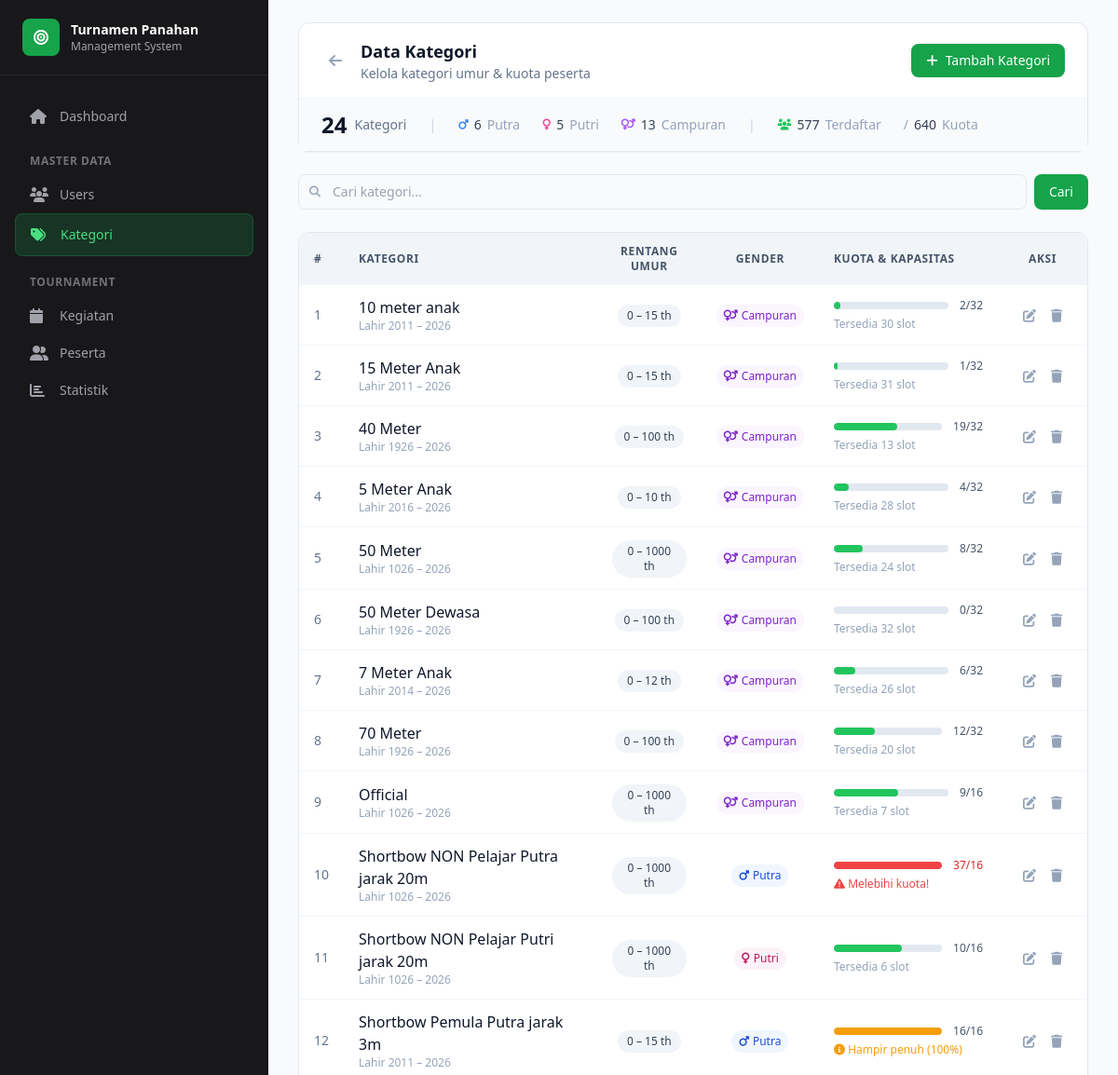
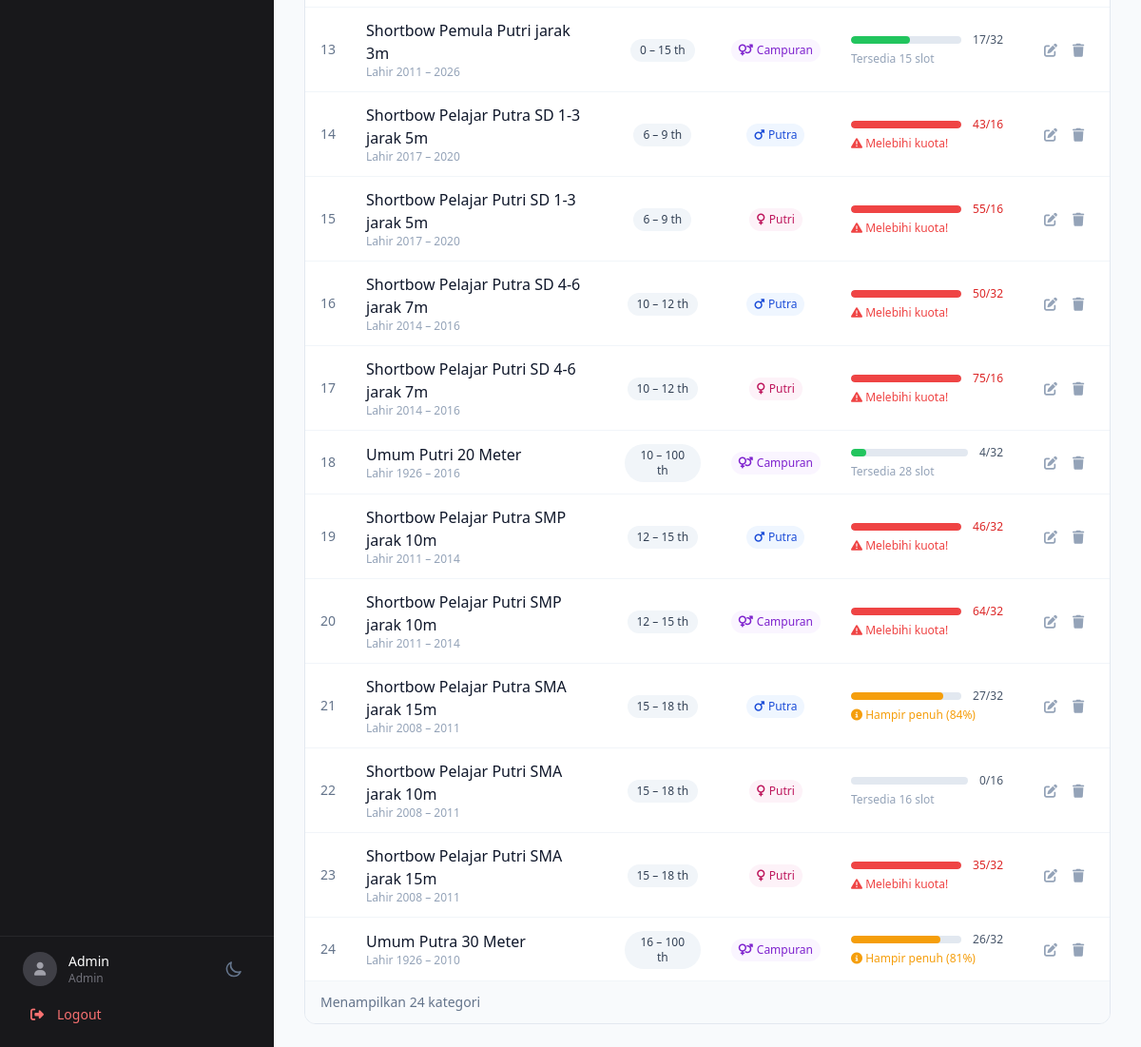
The app's page /views/categori.view.php (signed in) with its own data (2 pictures, top to bottom).
### tables this page shows
CREATE TABLE `categories` (
  `id` int(11) NOT NULL,
  `name` varchar(50) NOT NULL,
  `min_age` int(11) NOT NULL,
  `max_age` int(11) NOT NULL,
  `gender` enum('Laki-laki','Perempuan','Campuran') DEFAULT 'Campuran',
  `max_participants` int(11) DEFAULT 32,
  `status` enum('active','inactive') DEFAULT 'active',
  `created_at` timestamp NULL DEFAULT current_timestamp(),
  `updated_at` timestamp NULL DEFAULT current_timestamp() ON UPDATE current_timestamp()
);

### views/categori.view.php (the view, shortened to what the rows shown need)
<?php
include '../config/panggil.php';
include '../includes/theme.php';
$search = isset($_GET['q']) ? $_GET['q'] : '';
$sql = "SELECT c.*,
        COALESCE((SELECT COUNT(*) FROM peserta p WHERE p.category_id = c.id), 0) as registered_count
        FROM categories c";
if (!empty($search)) {
    $stmt = $conn->prepare($sql . " WHERE c.name LIKE ? OR c.min_age LIKE ? OR c.max_age LIKE ? ORDER BY c.min_age ASC, c.name ASC");
    $searchLike = "%$search%";
    $stmt->bind_param("sss", $searchLike, $searchLike, $searchLike);
    $stmt->execute();
    $result = $stmt->get_result();
} else {
    $result = $conn->query($sql . " ORDER BY c.min_age ASC, c.name ASC");
}
?>
<!DOCTYPE html>
<html lang="id" class="h-full">
<head>
    <script src="https://cdn.tailwindcss.com"></script>
    <link rel="stylesheet" href="https://cdnjs.cloudflare.com/ajax/libs/font-awesome/6.4.0/css/all.min.css">
</head>
<body class="h-full bg-slate-50 dark:bg-zinc-950 transition-colors">
    <div class="flex h-full">
        <aside class="hidden lg:flex lg:flex-col w-72 bg-zinc-900 text-white">
            <div class="flex items-center gap-3 px-6 py-5 border-b border-zinc-800">
                <div>
                    <h1 class="font-semibold text-sm">Turnamen Panahan</h1>
                </div>
            </div>
        </aside>
        <main class="flex-1 overflow-auto">
            <div class="px-6 lg:px-8 py-6">
                <div class="bg-white dark:bg-zinc-900 rounded-xl border border-slate-200 dark:border-zinc-800 shadow-sm mb-6">
                    <div class="px-6 py-4 border-b border-slate-100 dark:border-zinc-800">
                        <div class="flex flex-col sm:flex-row sm:items-center sm:justify-between gap-4">
                            <div class="flex items-center gap-3">
                                <div>
                                    <h1 class="text-lg font-semibold text-slate-900 dark:text-white">Data Kategori</h1>
                                </div>
                            </div>
                        </div>
                    </div>
                </div>
                <div class="bg-white dark:bg-zinc-900 rounded-xl border border-slate-200 dark:border-zinc-800 overflow-hidden">
                    <div class="overflow-x-auto custom-scrollbar">
                        <table class="w-full">
                            <thead class="bg-slate-100 dark:bg-zinc-800 sticky top-0 z-10">
                                <tr>
                                    <th class="px-4 py-3 text-left text-xs font-semibold text-slate-600 dark:text-zinc-400 uppercase tracking-wider w-12">#</th>
                                    <th class="px-4 py-3 text-left text-xs font-semibold text-slate-600 dark:text-zinc-400 uppercase tracking-wider">Kategori</th>
                                    <th class="px-4 py-3 text-center text-xs font-semibold text-slate-600 dark:text-zinc-400 uppercase tracking-wider w-28">Rentang Umur</th>
                                    <th class="px-4 py-3 text-center text-xs font-semibold text-slate-600 dark:text-zinc-400 uppercase tracking-wider w-24">Gender</th>
                                    <th class="px-4 py-3 text-left text-xs font-semibold text-slate-600 dark:text-zinc-400 uppercase tracking-wider w-48">Kuota & Kapasitas</th>
                                    <th class="px-4 py-3 text-center text-xs font-semibold text-slate-600 dark:text-zinc-400 uppercase tracking-wider w-24">Aksi</th>
                                </tr>
                            </thead>
                            <tbody class="divide-y divide-slate-100 dark:divide-zinc-800">
                                <?php
                                if ($result->num_rows > 0):
                                    $no = 1;
                                    while ($row = $result->fetch_assoc()):
                                        $quota = (int)($row['max_participants'] ?? 0);
                                        $registered = (int)($row['registered_count'] ?? 0);
                                        $percentage = $quota > 0 ? min(100, round(($registered / $quota) * 100)) : 0;
                                        $isOverCapacity = $quota > 0 && $registered > $quota;
                                        $gender = $row['gender'] ?? 'Campuran';
                                ?>
                                <tr class="hover:bg-slate-50 dark:hover:bg-zinc-800 transition-colors">
                                    <td class="px-4 py-3 text-sm text-slate-500 dark:text-zinc-400"><?= $no++; ?></td>
                                    <td class="px-4 py-3">
                                        <p class="font-medium text-slate-900 dark:text-white"><?= htmlspecialchars($row['name']); ?></p>
                                        <p class="text-xs text-slate-400 dark:text-zinc-500">Lahir <?= date("Y") - $row['max_age']; ?> – <?= date("Y") - $row['min_age']; ?></p>
                                    </td>
                                    <td class="px-4 py-3 text-center">
                                        <span class="inline-flex items-center px-2.5 py-1 rounded-full text-xs font-medium bg-slate-100 dark:bg-zinc-700 text-slate-700 dark:text-zinc-300">
                                            <?= $row['min_age']; ?> – <?= $row['max_age']; ?> th
                                        </span>
                                    </td>
                                    <td class="px-4 py-3 text-center">
                                        <?php if ($gender === 'Laki-laki'): ?>
                                            <span class="inline-flex items-center gap-1 px-2 py-1 rounded-full text-xs font-medium bg-blue-50 dark:bg-blue-900/30 text-blue-700 dark:text-blue-400">
                                                <i class="fas fa-mars"></i> Putra
                                            </span>
                                        <?php elseif ($gender === 'Perempuan'): ?>
                                            <span class="inline-flex items-center gap-1 px-2 py-1 rounded-full text-xs font-medium bg-pink-50 dark:bg-pink-900/30 text-pink-700 dark:text-pink-400">
                                                <i class="fas fa-venus"></i> Putri
                                            </span>
                                        <?php else: ?>
                                            <span class="inline-flex items-center gap-1 px-2 py-1 rounded-full text-xs font-medium bg-purple-50 dark:bg-purple-900/30 text-purple-700 dark:text-purple-400">
                                                <i class="fas fa-venus-mars"></i> Campuran
                                            </span>
                                        <?php endif; ?>
                                    </td>
                                    <td class="px-4 py-3">
                                        <?php if ($quota > 0): ?>
                                            <div class="flex items-center gap-3">
                                                <div class="flex-1">
                                                    <div class="h-2 bg-slate-200 dark:bg-zinc-700 rounded-full overflow-hidden">
                                                        <div class="h-full rounded-full transition-all duration-300 <?= $isOverCapacity ? 'bg-red-500' : ($percentage >= 80 ? 'bg-amber-500' : 'bg-archery-500') ?>"
                                                             style="width: <?= min(100, $percentage) ?>%"></div>
                                                    </div>
                                                </div>
                                                <span class="text-xs font-medium <?= $isOverCapacity ? 'text-red-600 dark:text-red-400' : 'text-slate-600 dark:text-zinc-400' ?> whitespace-nowrap">
                                                    <?= $registered ?>/<?= $quota ?>
                                                </span>
                                            </div>
                                            <p class="text-xs <?= $isOverCapacity ? 'text-red-500 dark:text-red-400' : ($percentage >= 80 ? 'text-amber-500 dark:text-amber-400' : 'text-slate-400 dark:text-zinc-500') ?> mt-1">
                                                <?php if ($isOverCapacity): ?>
                                                    <i class="fas fa-exclamation-triangle"></i> Melebihi kuota!
                                                <?php elseif ($percentage >= 80): ?>
                                                    <i class="fas fa-info-circle"></i> Hampir penuh (<?= $percentage ?>%)
                                                <?php else: ?>
                                                    Tersedia <?= $quota - $registered ?> slot
                                                <?php endif; ?>
                                            </p>
                                        <?php endif; ?>
                                    </td>
                                    <td class="px-4 py-3">
                                        <div class="flex items-center justify-center gap-1">
                                            <button onclick="editData(<?= $row['id'] ?>, '<?= addslashes($row['name']) ?>', <?= $row['min_age'] ?>, <?= $row['max_age'] ?>, '<?= addslashes($gender) ?>', <?= $quota ?>)"
                                                    class="p-1.5 rounded-lg text-slate-400 dark:text-zinc-500 hover:text-amber-600 dark:hover:text-amber-400 hover:bg-amber-50 dark:hover:bg-amber-900/30 transition-colors" title="Edit">
                                                <i class="fas fa-edit text-sm"></i>
                                            </button>
                                            <button onclick="deleteData(<?= $row['id'] ?>, '<?= addslashes($row['name']) ?>')"
                                                    class="p-1.5 rounded-lg text-slate-400 dark:text-zinc-500 hover:text-red-600 dark:hover:text-red-400 hover:bg-red-50 dark:hover:bg-red-900/30 transition-colors" title="Hapus">
                                                <i class="fas fa-trash text-sm"></i>
                                            </button>
                                        </div>
                                    </td>
                                </tr>
                                <?php
                                    endwhile;
                                endif; ?>
                            </tbody>
                        </table>
                    </div>
                </div>
            </div>
        </main>
    </div>
    <?= getConfirmationModal() ?>
</body>
</html>

### records on screen
categories: name "10 meter anak", min_age "0", max_age "15", gender "Campuran" (drawn), registered "2", max_participants "32", registered "30"
categories: name "15 Meter Anak", min_age "0", max_age "15", gender "Campuran" (drawn), registered "1", max_participants "32", registered "31"
categories: name "40 Meter", min_age "0", max_age "100", gender "Campuran" (drawn), registered "19", max_participants "32", registered "13"
categories: name "5 Meter Anak", min_age "0", max_age "10", gender "Campuran" (drawn), registered "4", max_participants "32", registered "28"
categories: name "50 Meter", min_age "0", max_age "1000", gender "Campuran" (drawn), registered "8", max_participants "32", registered "24"
categories: name "50 Meter Dewasa", min_age "0", max_age "100", gender "Campuran" (drawn), registered "0", max_participants "32", $quota-$registered "32"
categories: name "7 Meter Anak", min_age "0", max_age "12", gender "Campuran" (drawn), registered "6", max_participants "32", registered "26"
categories: name "70 Meter", min_age "0", max_age "100", gender "Campuran" (drawn), registered "12", max_participants "32", registered "20"
categories: name "Official", min_age "0", max_age "1000", gender "Campuran" (drawn), registered "9", max_participants "16", registered "7"
categories: name "Shortbow NON Pelajar Putra jarak 20m", min_age "0", max_age "1000", gender "Laki-laki" (drawn), registered "37", max_participants "16", shows "Melebihi kuota!"
categories: name "Shortbow NON Pelajar Putri jarak 20m", min_age "0", max_age "1000", gender "Perempuan" (drawn), registered "10", max_participants "16", registered "6"
categories: name "Shortbow Pemula Putra jarak 3m", min_age "0", max_age "15", gender "Laki-laki" (drawn), registered "16", max_participants "16", percentage "100"
categories: name "Shortbow Pemula Putri jarak 3m", min_age "0", max_age "15", gender "Campuran" (drawn), registered "17", max_participants "32", registered "15"
categories: name "Shortbow Pelajar Putra SD 1-3 jarak 5m", min_age "6", max_age "9", gender "Laki-laki" (drawn), registered "43", max_participants "16", shows "Melebihi kuota!"
categories: name "Shortbow Pelajar Putri SD 1-3 jarak 5m", min_age "6", max_age "9", gender "Perempuan" (drawn), registered "55", max_participants "16", shows "Melebihi kuota!"
categories: name "Shortbow Pelajar Putra SD 4-6 jarak 7m", min_age "10", max_age "12", gender "Laki-laki" (drawn), registered "50", max_participants "32", shows "Melebihi kuota!"
categories: name "Shortbow Pelajar Putri SD 4-6 jarak 7m", min_age "10", max_age "12", gender "Perempuan" (drawn), registered "75", max_participants "16", shows "Melebihi kuota!"
categories: name "Umum Putri 20 Meter", min_age "10", max_age "100", gender "Campuran" (drawn), registered "4", max_participants "32", registered "28"
categories: name "Shortbow Pelajar Putra SMP jarak 10m", min_age "12", max_age "15", gender "Laki-laki" (drawn), registered "46", max_participants "32", shows "Melebihi kuota!"
categories: name "Shortbow Pelajar Putri SMP jarak 10m", min_age "12", max_age "15", gender "Campuran" (drawn), registered "64", max_participants "32", shows "Melebihi kuota!"
categories: name "Shortbow Pelajar Putra SMA jarak 15m", min_age "15", max_age "18", gender "Laki-laki" (drawn), registered "27", max_participants "32", percentage "84"
categories: name "Shortbow Pelajar Putri SMA jarak 10m", min_age "15", max_age "18", gender "Perempuan" (drawn), registered "0", max_participants "16", $quota-$registered "16"
categories: name "Shortbow Pelajar Putri SMA jarak 15m", min_age "15", max_age "18", gender "Perempuan" (drawn), registered "35", max_participants "32", shows "Melebihi kuota!"
categories: name "Umum Putra 30 Meter", min_age "16", max_age "100", gender "Campuran" (drawn), registered "26", max_participants "32", percentage "81"

### other values on screen
$name "Admin"
$role "Admin"
$stats['total_categories'] "24"
$stats['male_categories'] "6"
$stats['female_categories'] "5"
$stats['mixed_categories'] "13"
$stats['total_registered'] "577"
$stats['total_quota'] "640"
$result->num_rows "24"
